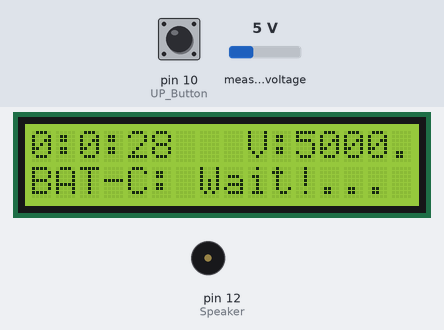
Recording of a sketch running on a simulated Arduino Uno, built with avr-gcc and run on an emulated ATmega328P. On the bench: 16×2 character LCD, buzzer (waves = sounding, pin HIGH). Wiring (inferred from the names in the program): INA219 current sensor at I2C address 0x40. Inputs (shaded band) come from the test bench; at power-on: measured voltage 5 V, pin 10 (UP_Button) LOW.

Above: at 4.3 s.
4.4 s: measured voltage set to 0.3 V
At 4.61 s:
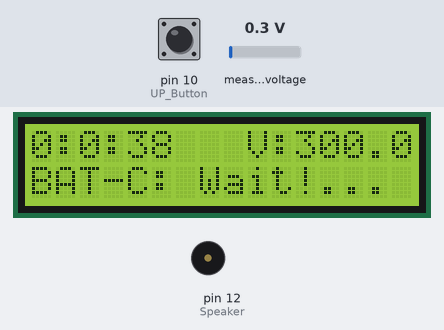
5.9 s: measured voltage set to 3.8 V
At 6.17 s:
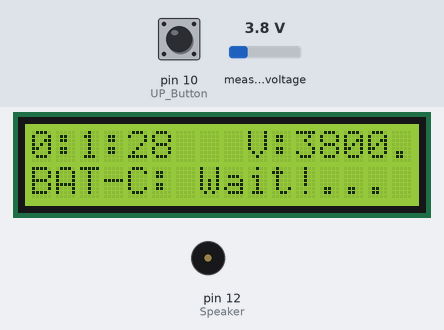
7.5 s: measured voltage set to 7.5 V
At 7.77 s:
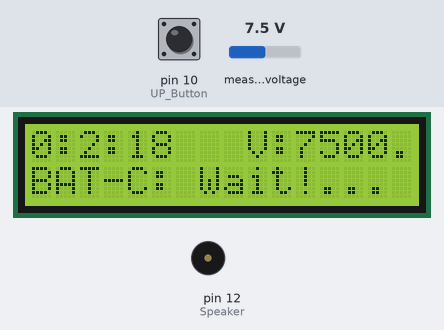
Timing chart, 0 to 10.5 s (numbered marks = the images above; inputs shaded):
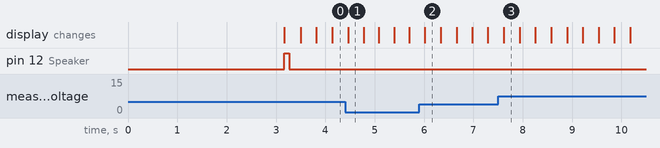

The sketch:

CarBatStat.ino
```cpp
/*
 ############################################################
 ##                                                        ##
 ##   Battery status check v1.0                            ##
 ##   Written by L.Swarnajith                              ##
 ##   26-03-2020, local time 2150, Alubomulla, Sri Lanka   ##
 ##                                                        ##
 ############################################################
*/

#include <Wire.h>
#include <LiquidCrystal_I2C.h>
#include <JC_Button.h>
#include <Adafruit_INA219.h>

#define Speaker 12

float Low_BAT_level = 6.0, BAT_Voltage = 0, current_mA = 0;
unsigned long Capacity = 0;
byte Hour = 0, Minute = 0, Second = 0;
bool calc = false, Done = false;

LiquidCrystal_I2C lcd(0x27,20,4);
Adafruit_INA219 ina219;
Button UP_Button(10, 25, false, true);

void setup() {

  pinMode(Speaker,OUTPUT);

  Wire.begin();
  UP_Button.begin();
  ina219.begin();

  lcd.init();
  lcd.backlight();
  lcd.setCursor(0, 0);
  lcd.begin(16, 2);
  lcd.print("Battery Capacity");
  lcd.setCursor(0, 1);
  lcd.print("Swarnajith v1.0");
  delay(3000);

  lcd.clear();
  lcd.print("Set current");
  lcd.setCursor(0, 1);
  lcd.print("0");

}

void loop() {
  UP_Button.read();

  if (UP_Button.pressedFor(1000) && calc == false)
  {
    digitalWrite(Speaker, HIGH);
    delay(100);
    digitalWrite(Speaker, LOW);
    lcd.clear();
    timerInterrupt();
  }
  else{
    current_mA = GetCurrent();
    lcd.setCursor(0,1);
    lcd.print(String(current_mA) + "mA");
  }

}

void timerInterrupt() {
  calc = true;
  while (Done == false) {
    Second ++;
    if (Second == 60) {
      Second = 0;
      Minute ++;
      lcd.clear();
    }
    if (Minute == 60) {
      Minute = 0;
      Hour ++;
    }
    lcd.setCursor(0, 0);
    lcd.print(String(Hour) + ":" + String(Minute) + ":" + String(Second));
    lcd.setCursor(9, 0);
    BAT_Voltage = GetVoltage();
    lcd.print("V:" + String(BAT_Voltage));
    lcd.setCursor(0, 1);
    lcd.print("BAT-C: Wait!...");

    if (BAT_Voltage < Low_BAT_level)
    {
      lcd.setCursor(0, 1);
      lcd.print("                ");
      lcd.setCursor(0, 1);
      Capacity =  (Hour * 3600) + (Minute * 60) + Second;
      lcd.print("BAT-C:" + String(Capacity) + "mAh");
      Done = true;

      digitalWrite(Speaker, HIGH);
      delay(100);
      digitalWrite(Speaker, LOW);
      delay(100);
      digitalWrite(Speaker, HIGH);
      delay(100);
      digitalWrite(Speaker, LOW);

      while(1){}
    }
  }
}

int16_t GetCurrent(){
  uint16_t value;
  Wire.beginTransmission(0x40);
    Wire.write(0x05);
    Wire.write((4096 >> 8) & 0xFF);
    Wire.write(4096 & 0xFF);
    Wire.write(0x04);
  Wire.endTransmission();
  delay(1);
  Wire.requestFrom(0x40,(float)2);
  value = ((Wire.read() << 8) | Wire.read());

  return (int16_t)value;
}

int16_t GetVoltage(){
  uint16_t value;
  Wire.beginTransmission(0x40);
    Wire.write(0x02);
  Wire.endTransmission(0x40);
  delay(1);
  Wire.requestFrom(0x40,(float)2);
  value = ((Wire.read() << 8) | Wire.read());

  return (int16_t)((value >> 3) * 4);
}
```
